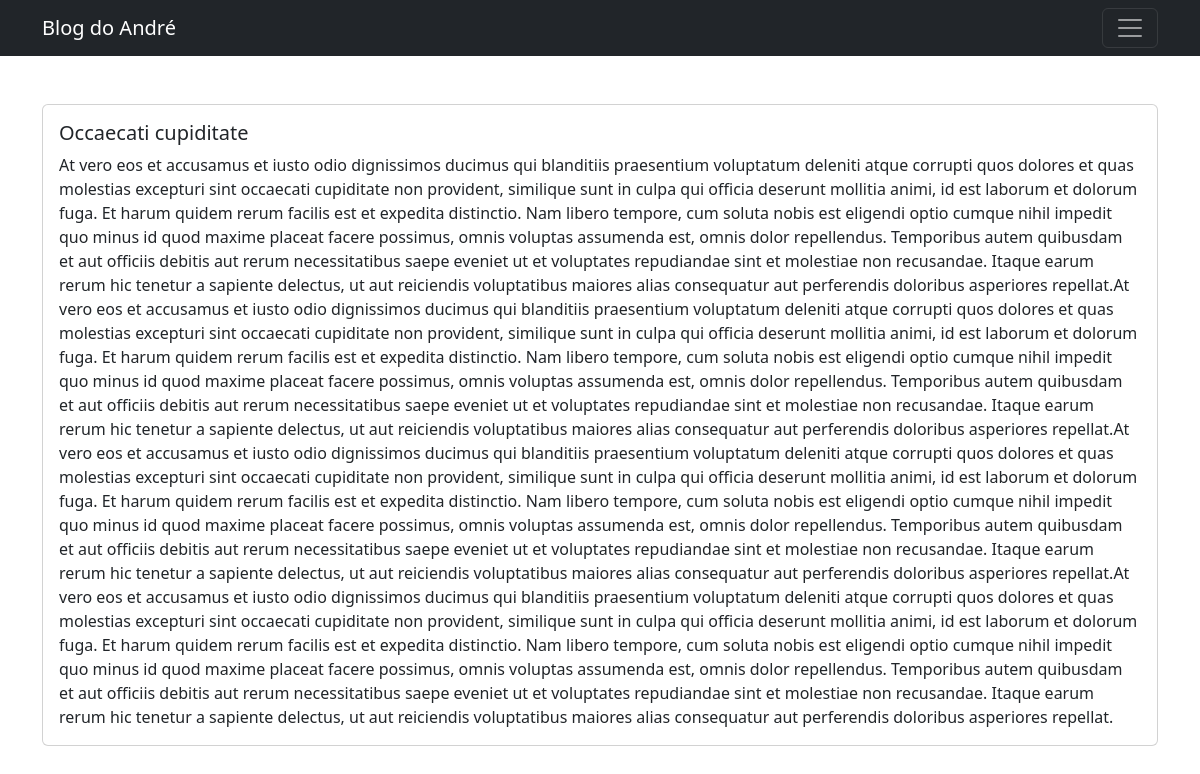
Page /blog/occaecati-cupiditate/ on the committed database.
### blog/models.py (models this page shows)
class Post(models.Model):
    title = models.CharField(max_length=200, unique=True)
    slug = models.SlugField(max_length=200, unique=True)
    author = models.ForeignKey(User, on_delete=models.CASCADE, related_name='blog_posts')
    created_on = models.DateField(auto_now_add=True)
    update_on = models.DateField(auto_now=True)
    content = models.TextField()
    class Meta:
        ordering = ['-created_on']

### blog/views.py (the view)
# urls.py: path('blog/<slug:slug>/', views.DetailView.as_view(), name='post_detail'),
class DetailView(generic.DetailView):
    model = Post
    template_name = 'post_detail.html'

### blog/templates/post_detail.html (shortened to what this page needs)
{% extends 'menu.html' %}
{% block content %}
<main class="container py-5">
        <div class="row">
                        <div class="col-sm-6 w-100">
                            <div class="card">
                                <div class="card-body">
                                <h5 class="card-title">  {% block title %} {{ object.title }}  {% endblock title %}</h5>
                                <p class="card-text">  {{ object.content | safe }}  </p>
                                </div>
                            </div>
                        </div>
        </div>
</main>
{% endblock %}

### rows in the picture
Post: title "Occaecati cupiditate", content "At vero eos et accusamus et iusto odio dignissimos ducimus qui blanditiis praesentium voluptatum deleniti atque corrupti quos dolores et quas molestias excepturi sint occaecati cupiditate non provident, similique sunt in culpa qui officia deserunt mollitia animi, id est laborum et dolorum fuga. Et harum quidem rerum facilis est et expedita distinctio. Nam libero tempore, cum soluta nobis est eligendi optio cumque nihil impedit quo minus id quod maxime placeat facere possimus, omnis voluptas assumenda est, omnis dolor repellendus. Temporibus autem quibusdam et aut officiis debitis aut rerum necessitatibus saepe eveniet ut et voluptates repudiandae sint et molestiae non recusandae. Itaque…"
